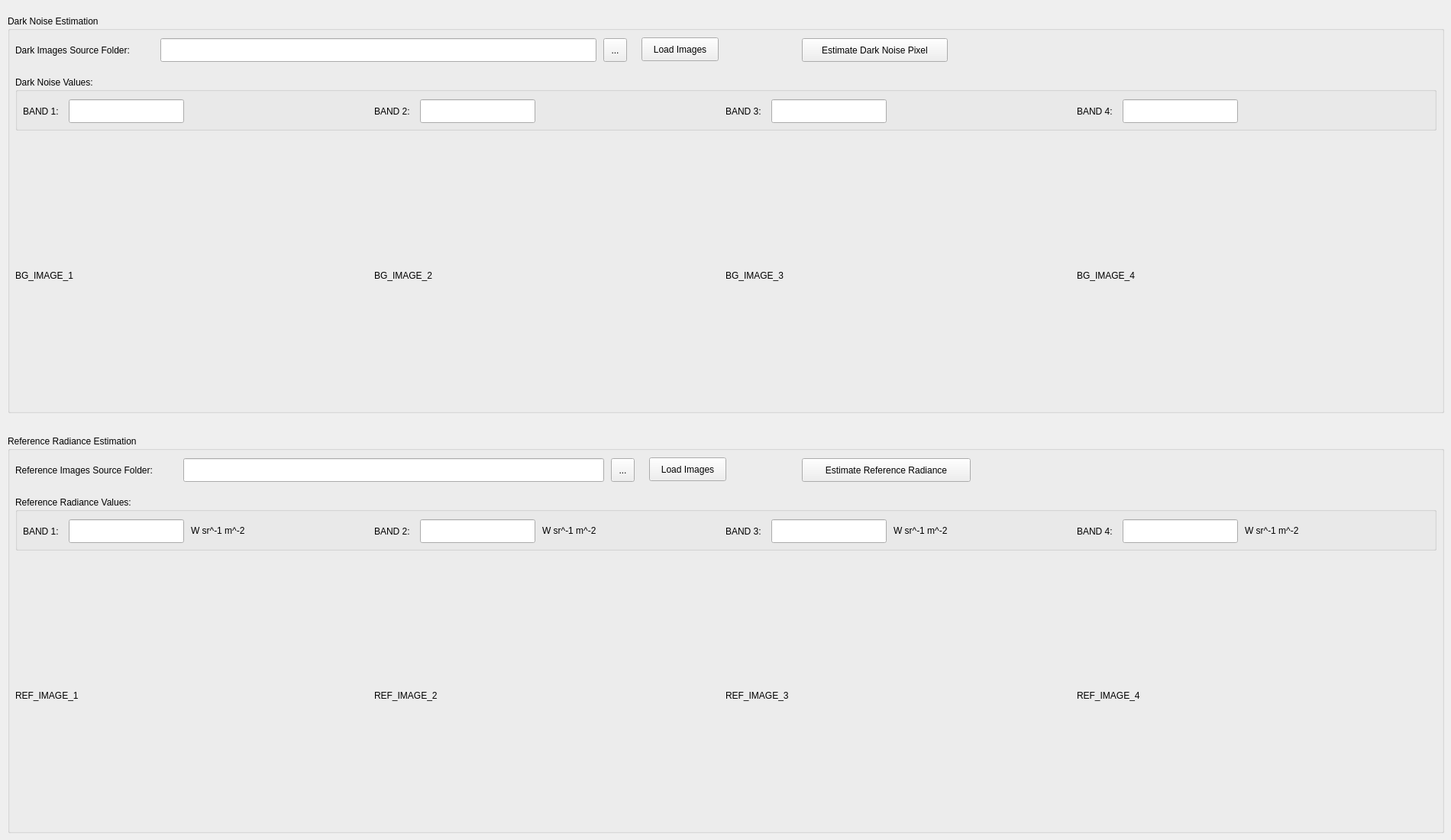
      <widget class="QWidget" name="calibration">
       <attribute name="title">
        <string>Calibration</string>
       </attribute>
       <widget class="QGroupBox" name="bg_est">
        <property name="geometry">
         <rect>
          <x>10</x>
          <y>20</y>
          <width>1881</width>
          <height>521</height>
         </rect>
        </property>
        <property name="title">
         <string>Dark Noise Estimation</string>
        </property>
        <widget class="QLineEdit" name="bg_img_dir_path">
         <property name="geometry">
          <rect>
           <x>200</x>
           <y>30</y>
           <width>571</width>
           <height>31</height>
          </rect>
         </property>
        </widget>
        <widget class="QLabel" name="bg_img_dir">
         <property name="geometry">
          <rect>
           <x>10</x>
           <y>30</y>
           <width>190</width>
           <height>31</height>
          </rect>
         </property>
         <property name="text">
          <string>Dark Images Source Folder:</string>
         </property>
        </widget>
        <widget class="QToolButton" name="bg_img_open_dir">
         <property name="geometry">
          <rect>
           <x>780</x>
           <y>30</y>
           <width>31</width>
           <height>31</height>
          </rect>
         </property>
         <property name="text">
          <string>...</string>
         </property>
        </widget>
        <widget class="QPushButton" name="bg_img_load">
         <property name="geometry">
          <rect>
           <x>830</x>
           <y>29</y>
           <width>101</width>
           <height>31</height>
          </rect>
         </property>
         <property name="text">
          <string>Load Images</string>
         </property>
        </widget>
        <widget class="QLabel" name="bg_img_1">
         <property name="geometry">
          <rect>
           <x>10</x>
           <y>180</y>
           <width>451</width>
           <height>321</height>
          </rect>
         </property>
         <property name="text">
          <string>BG_IMAGE_1</string>
         </property>
        </widget>
        <widget class="QLabel" name="bg_img_2">
         <property name="geometry">
          <rect>
           <x>480</x>
           <y>180</y>
           <width>441</width>
           <height>321</height>
          </rect>
         </property>
         <property name="text">
          <string>BG_IMAGE_2</string>
         </property>
        </widget>
        <widget class="QLabel" name="bg_img_3">
         <property name="geometry">
          <rect>
           <x>1400</x>
           <y>180</y>
           <width>441</width>
           <height>321</height>
          </rect>
         </property>
         <property name="text">
          <string>BG_IMAGE_4</string>
         </property>
        </widget>
        <widget class="QLabel" name="bg_img_4">
         <property name="geometry">
          <rect>
           <x>940</x>
           <y>180</y>
           <width>441</width>
           <height>321</height>
          </rect>
         </property>
         <property name="text">
          <string>BG_IMAGE_3</string>
         </property>
        </widget>
        <widget class="QPushButton" name="bg_noise_est">
         <property name="geometry">
          <rect>
           <x>1040</x>
           <y>30</y>
           <width>191</width>
           <height>31</height>
          </rect>
         </property>
         <property name="text">
          <string>Estimate Dark Noise Pixel</string>
         </property>
        </widget>
        <widget class="QGroupBox" name="bg_val_est">
         <property name="geometry">
          <rect>
           <x>10</x>
           <y>80</y>
           <width>1861</width>
           <height>71</height>
          </rect>
         </property>
         <property name="title">
          <string>Dark Noise Values:</string>
         </property>
         <widget class="QLabel" name="bg_b1">
          <property name="geometry">
           <rect>
            <x>10</x>
            <y>30</y>
            <width>50</width>
            <height>31</height>
           </rect>
          </property>
          <property name="text">
           <string>BAND 1:</string>
          </property>
         </widget>
         <widget class="QLineEdit" name="bg_val_b1">
          <property name="geometry">
           <rect>
            <x>70</x>
            <y>30</y>
            <width>151</width>
            <height>31</height>
           </rect>
          </property>
         </widget>
         <widget class="QLabel" name="bg_b2">
          <property name="geometry">
           <rect>
            <x>470</x>
            <y>30</y>
            <width>50</width>
            <height>31</height>
           </rect>
          </property>
          <property name="text">
           <string>BAND 2:</string>
          </property>
         </widget>
         <widget class="QLineEdit" name="bg_val_b2">
          <property name="geometry">
           <rect>
            <x>530</x>
            <y>30</y>
            <width>151</width>
            <height>31</height>
           </rect>
          </property>
         </widget>
         <widget class="QLabel" name="bg_b3">
          <property name="geometry">
           <rect>
            <x>930</x>
            <y>30</y>
            <width>50</width>
            <height>31</height>
           </rect>
          </property>
          <property name="text">
           <string>BAND 3:</string>
          </property>
         </widget>
         <widget class="QLineEdit" name="bg_val_b3">
          <property name="geometry">
           <rect>
            <x>990</x>
            <y>30</y>
            <width>151</width>
            <height>31</height>
           </rect>
          </property>
         </widget>
         <widget class="QLineEdit" name="bg_val_b4">
          <property name="geometry">
           <rect>
            <x>1450</x>
            <y>30</y>
            <width>151</width>
            <height>31</height>
           </rect>
          </property>
         </widget>
         <widget class="QLabel" name="bg_b4">
          <property name="geometry">
           <rect>
            <x>1390</x>
            <y>30</y>
            <width>50</width>
            <height>31</height>
           </rect>
          </property>
          <property name="text">
           <string>BAND 4:</string>
          </property>
         </widget>
        </widget>
       </widget>
       <widget class="QGroupBox" name="ref_est">
        <property name="geometry">
         <rect>
          <x>10</x>
          <y>570</y>
          <width>1881</width>
          <height>521</height>
         </rect>
        </property>
        <property name="title">
         <string>Reference Radiance Estimation</string>
        </property>
        <widget class="QLineEdit" name="ref_img_dir_path">
         <property name="geometry">
          <rect>
           <x>230</x>
           <y>30</y>
           <width>551</width>
           <height>31</height>
          </rect>
         </property>
        </widget>
        <widget class="QLabel" name="ref_img_dir">
         <property name="geometry">
          <rect>
           <x>10</x>
           <y>30</y>
           <width>210</width>
           <height>31</height>
          </rect>
         </property>
         <property name="text">
          <string>Reference Images Source Folder:</string>
         </property>
        </widget>
        <widget class="QToolButton" name="ref_img_open_dir">
         <property name="geometry">
          <rect>
           <x>790</x>
           <y>30</y>
           <width>31</width>
           <height>31</height>
          </rect>
         </property>
         <property name="text">
          <string>...</string>
         </property>
        </widget>
        <widget class="QPushButton" name="ref_img_load">
         <property name="geometry">
          <rect>
           <x>840</x>
           <y>29</y>
           <width>101</width>
           <height>31</height>
          </rect>
         </property>
         <property name="text">
          <string>Load Images</string>
         </property>
        </widget>
        <widget class="QLabel" name="ref_img_1">
         <property name="geometry">
          <rect>
           <x>10</x>
           <y>180</y>
           <width>451</width>
           <height>321</height>
          </rect>
         </property>
         <property name="text">
          <string>REF_IMAGE_1</string>
         </property>
        </widget>
        <widget class="QLabel" name="ref_img_2">
         <property name="geometry">
          <rect>
           <x>480</x>
           <y>180</y>
           <width>441</width>
           <height>321</height>
          </rect>
         </property>
         <property name="text">
          <string>REF_IMAGE_2</string>
         </property>
        </widget>
        <widget class="QLabel" name="ref_img_4">
         <property name="geometry">
          <rect>
           <x>1400</x>
           <y>180</y>
           <width>441</width>
           <height>321</height>
          </rect>
         </property>
         <property name="text">
          <string>REF_IMAGE_4</string>
         </property>
        </widget>
        <widget class="QLabel" name="ref_img_3">
         <property name="geometry">
          <rect>
           <x>940</x>
           <y>180</y>
           <width>441</width>
           <height>321</height>
          </rect>
         </property>
         <property name="text">
          <string>REF_IMAGE_3</string>
         </property>
        </widget>
        <widget class="QPushButton" name="ref_rad_est">
         <property name="geometry">
          <rect>
           <x>1040</x>
           <y>30</y>
           <width>221</width>
           <height>31</height>
          </rect>
         </property>
         <property name="text">
          <string>Estimate Reference Radiance</string>
         </property>
        </widget>
        <widget class="QGroupBox" name="ref_rad_val_est">
         <property name="geometry">
          <rect>
           <x>10</x>
           <y>80</y>
           <width>1861</width>
           <height>71</height>
          </rect>
         </property>
         <property name="title">
          <string>Reference Radiance Values:</string>
         </property>
         <widget class="QLabel" name="ref_rad_b1">
          <property name="geometry">
           <rect>
            <x>10</x>
            <y>30</y>
            <width>50</width>
            <height>31</height>
           </rect>
          </property>
          <property name="text">
           <string>BAND 1:</string>
          </property>
         </widget>
         <widget class="QLineEdit" name="ref_rad_val_b1">
          <property name="geometry">
           <rect>
            <x>70</x>
            <y>30</y>
            <width>151</width>
            <height>31</height>
           </rect>
          </property>
         </widget>
         <widget class="QLabel" name="ref_rad_b2">
          <property name="geometry">
           <rect>
            <x>470</x>
            <y>30</y>
            <width>50</width>
            <height>31</height>
           </rect>
          </property>
          <property name="text">
           <string>BAND 2:</string>
          </property>
         </widget>
         <widget class="QLineEdit" name="ref_rad_val_b2">
          <property name="geometry">
           <rect>
            <x>530</x>
            <y>30</y>
            <width>151</width>
            <height>31</height>
           </rect>
          </property>
         </widget>
         <widget class="QLabel" name="ref_rad_b3">
          <property name="geometry">
           <rect>
            <x>930</x>
            <y>30</y>
            <width>50</width>
            <height>31</height>
           </rect>
          </property>
          <property name="text">
           <string>BAND 3:</string>
          </property>
         </widget>
         <widget class="QLineEdit" name="ref_rad_val_b3">
          <property name="geometry">
           <rect>
            <x>990</x>
            <y>30</y>
            <width>151</width>
            <height>31</height>
           </rect>
          </property>
         </widget>
         <widget class="QLineEdit" name="ref_rad_val_b4">
          <property name="geometry">
           <rect>
            <x>1450</x>
            <y>30</y>
            <width>151</width>
            <height>31</height>
           </rect>
          </property>
         </widget>
         <widget class="QLabel" name="ref_rad_b4">
          <property name="geometry">
           <rect>
            <x>1390</x>
            <y>30</y>
            <width>50</width>
            <height>31</height>
           </rect>
          </property>
          <property name="text">
           <string>BAND 4:</string>
          </property>
         </widget>
         <widget class="QLabel" name="exp_status_label_ms_2">
          <property name="geometry">
           <rect>
            <x>230</x>
            <y>30</y>
            <width>90</width>
            <height>30</height>
           </rect>
          </property>
          <property name="text">
           <string>W sr^-1 m^-2</string>
          </property>
         </widget>
         <widget class="QLabel" name="exp_status_label_ms_5">
          <property name="geometry">
           <rect>
            <x>690</x>
            <y>30</y>
            <width>90</width>
            <height>30</height>
           </rect>
          </property>
          <property name="text">
           <string>W sr^-1 m^-2</string>
          </property>
         </widget>
         <widget class="QLabel" name="exp_status_label_ms_6">
          <property name="geometry">
           <rect>
            <x>1150</x>
            <y>30</y>
            <width>90</width>
            <height>30</height>
           </rect>
          </property>
          <property name="text">
           <string>W sr^-1 m^-2</string>
          </property>
         </widget>
         <widget class="QLabel" name="exp_status_label_ms_7">
          <property name="geometry">
           <rect>
            <x>1610</x>
            <y>30</y>
            <width>90</width>
            <height>30</height>
           </rect>
          </property>
          <property name="text">
           <string>W sr^-1 m^-2</string>
          </property>
         </widget>
        </widget>
       </widget>
      </widget>
